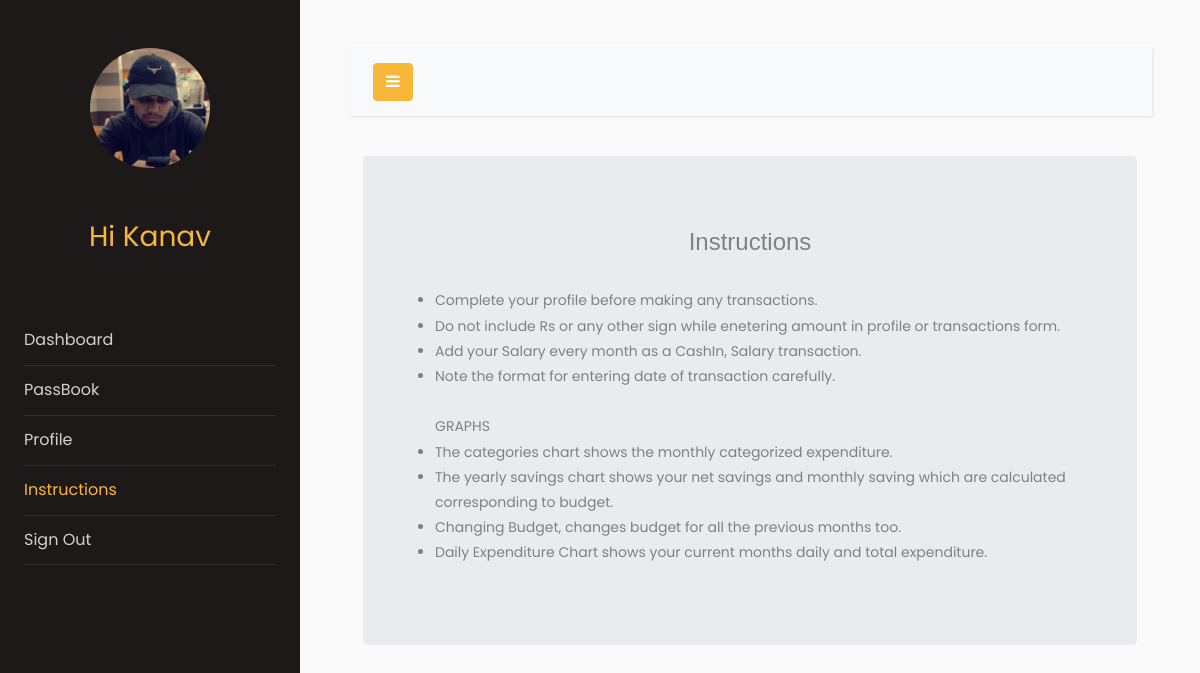
The page /instructions (signed in) on the database its author committed.
### models.py (models this page shows, shortened)
class Users(db.Model, UserMixin):
    __tablename__ = "users"
    id = db.Column(db.Integer, primary_key=True)
    email = db.Column(db.String(64), unique=True, index=True)
    name = db.Column(db.String(64))
    pasword_hash = db.Column(db.String(128))
    income = db.Column(db.Integer)
    budget = db.Column(db.Integer, default=0)
    profile_image = db.Column(
        db.String(128), nullable=False, default="default_profile.jpeg"
    )
    trans = db.relationship("Transactions", backref="User", lazy="dynamic")

### app.py (the view)
@app.route("/instructions")
def instructions():
    return render_template("instructions.html")

### models.py (called while the page is built)
@login_manager.user_loader
def load_user(user_id):
    return Users.query.get(user_id)

### templates/instructions.html (shortened to what this page needs)
<!doctype html>
<html lang="en">
<head>
    <link rel="stylesheet" href="https://stackpath.bootstrapcdn.com/font-awesome/4.7.0/css/font-awesome.min.css">
    <link rel="stylesheet" href="{{ url_for('static', filename='css1/style.css') }}">
</head>
<body>
    <div class="wrapper d-flex align-items-stretch">
        <nav id="sidebar">
            <div class="p-4 pt-5">
                <a href="#" class="img logo rounded-circle mb-5" style="background-image: url({{url_for('static',filename='profile_pics/'+current_user.profile_image)}});"></a>
                <h3 style="color: #f8b739; font-family: Poppins, Arial, sans-serif; text-align: center;">Hi {{current_user.name}}</h3>
                <br>
                <br>
                <ul class="list-unstyled components mb-5">
                    <li>
                        <a href="{{url_for('dashboard')}}">Dashboard</a>
                    </li>
                    <li >
                        <a href="{{url_for('passbook')}}">PassBook</a>
                    </li>
                    <li >
                        <a href="{{url_for('profile')}}">Profile</a>
                    </li>
                    <li class="active">
                        <a href="{{url_for('instructions')}}">Instructions</a>
                    </li>
                    <li>
                        <a href="{{url_for('logout')}}">Sign Out</a>
                    </li>
                </ul>
            </div>
        </nav>
        <div id="content" class="p-4 p-md-5">
            <nav class="navbar navbar-expand-lg navbar-light bg-light">
                <div class="container-fluid">
                    <button type="button" id="sidebarCollapse" class="btn btn-primary">
                        <i class="fa fa-bars"></i>
                    </button>
                </div>
            </nav>
            <div class="container">
                <div class="jumbotron">
                    <center><span style="font-family:Verdana, Geneva, Tahoma, sans-serif; font-size:x-large">Instructions</span></center>
                    <br>
                    <ul>
                        <li>Complete your profile before making any transactions.</li>
                        <li>Do not include Rs or any other sign while enetering amount in profile or transactions form.</li>
                        <li>Add your Salary every month as a CashIn, Salary transaction.</li>
                        <li>Note the format for entering date of transaction carefully.</li>
                        <br>
                        <span>GRAPHS</span>
                        <li>The categories chart shows the monthly categorized expenditure.</li>
                        <li>The yearly savings chart shows your net savings and monthly saving which are calculated corresponding to budget.</li>
                        <li>Changing Budget, changes budget for all the previous months too.</li>
                        <li>Daily Expenditure Chart shows your current months daily and total expenditure.</li>
                    </ul>
                </div>
            </div>
        </div>
    </div>
</body>
</html>

### rows shown on the page
Users: profile_image (picture), name "Kanav"
